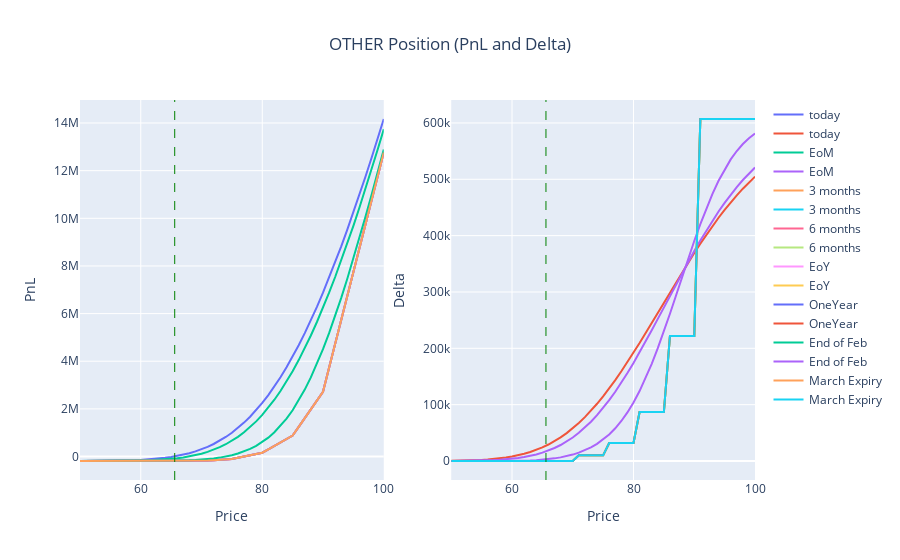

Here is the notebook cell this chart was saved with:
### Code cell
fig = make_subplots(rows=1, cols=2)
for i in range(0,len(fig_d.data)):
    fig.add_trace(fig_p.data[i], row=1, col=1)
    fig.add_trace(fig_d.data[i], row=1, col=2)

fig.update_layout(title={'text': 'OTHER Position (PnL and Delta)','x': 0.5,'xanchor': 'center'})

fig.update_xaxes(title_text="Price", row=1, col=1)
fig.update_yaxes(title_text="PnL", row=1, col=1)
fig.update_xaxes(title_text="Price", row=1, col=2)
fig.update_yaxes(title_text="Delta", row=1, col=2)

fig.add_vline(x=current_spot, line_width=1, line_dash="dash", line_color="green")

fig.show()
